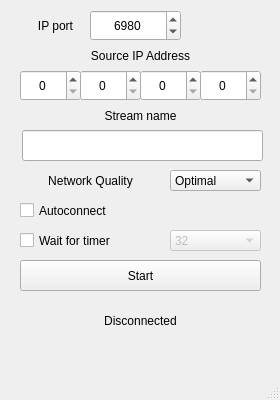
<?xml version="1.0" encoding="UTF-8"?>
<ui version="4.0">
 <class>vban_receptor</class>
 <widget class="QMainWindow" name="vban_receptor">
  <property name="geometry">
   <rect>
    <x>0</x>
    <y>0</y>
    <width>280</width>
    <height>400</height>
   </rect>
  </property>
  <property name="windowTitle">
   <string>vban_receptor</string>
  </property>
  <widget class="QWidget" name="centralwidget">
   <widget class="QLabel" name="label_3">
    <property name="geometry">
     <rect>
      <x>20</x>
      <y>40</y>
      <width>241</width>
      <height>31</height>
     </rect>
    </property>
    <property name="text">
     <string>Source IP Address</string>
    </property>
    <property name="alignment">
     <set>Qt::AlignCenter</set>
    </property>
   </widget>
   <widget class="QLineEdit" name="lineEdit">
    <property name="geometry">
     <rect>
      <x>22</x>
      <y>130</y>
      <width>241</width>
      <height>31</height>
     </rect>
    </property>
    <property name="text">
     <string/>
    </property>
    <property name="alignment">
     <set>Qt::AlignCenter</set>
    </property>
   </widget>
   <widget class="QSpinBox" name="spinBox_3">
    <property name="geometry">
     <rect>
      <x>80</x>
      <y>70</y>
      <width>61</width>
      <height>31</height>
     </rect>
    </property>
    <property name="alignment">
     <set>Qt::AlignCenter</set>
    </property>
    <property name="minimum">
     <number>0</number>
    </property>
    <property name="maximum">
     <number>255</number>
    </property>
    <property name="value">
     <number>0</number>
    </property>
   </widget>
   <widget class="QSpinBox" name="spinBox_4">
    <property name="geometry">
     <rect>
      <x>140</x>
      <y>70</y>
      <width>61</width>
      <height>31</height>
     </rect>
    </property>
    <property name="alignment">
     <set>Qt::AlignCenter</set>
    </property>
    <property name="minimum">
     <number>0</number>
    </property>
    <property name="maximum">
     <number>255</number>
    </property>
    <property name="value">
     <number>0</number>
    </property>
   </widget>
   <widget class="QSpinBox" name="spinBox_5">
    <property name="geometry">
     <rect>
      <x>200</x>
      <y>70</y>
      <width>61</width>
      <height>31</height>
     </rect>
    </property>
    <property name="alignment">
     <set>Qt::AlignCenter</set>
    </property>
    <property name="minimum">
     <number>0</number>
    </property>
    <property name="maximum">
     <number>255</number>
    </property>
    <property name="value">
     <number>0</number>
    </property>
   </widget>
   <widget class="QPushButton" name="pushButton">
    <property name="geometry">
     <rect>
      <x>20</x>
      <y>260</y>
      <width>241</width>
      <height>31</height>
     </rect>
    </property>
    <property name="text">
     <string>Start</string>
    </property>
   </widget>
   <widget class="QComboBox" name="comboBox_2">
    <property name="enabled">
     <bool>false</bool>
    </property>
    <property name="geometry">
     <rect>
      <x>170</x>
      <y>230</y>
      <width>91</width>
      <height>21</height>
     </rect>
    </property>
    <property name="editable">
     <bool>false</bool>
    </property>
    <property name="maxVisibleItems">
     <number>3</number>
    </property>
    <item>
     <property name="text">
      <string>32</string>
     </property>
    </item>
    <item>
     <property name="text">
      <string>64</string>
     </property>
    </item>
    <item>
     <property name="text">
      <string>128</string>
     </property>
    </item>
    <item>
     <property name="text">
      <string>256</string>
     </property>
    </item>
   </widget>
   <widget class="QCheckBox" name="checkBox">
    <property name="enabled">
     <bool>true</bool>
    </property>
    <property name="geometry">
     <rect>
      <x>20</x>
      <y>200</y>
      <width>191</width>
      <height>21</height>
     </rect>
    </property>
    <property name="text">
     <string>Autoconnect</string>
    </property>
   </widget>
   <widget class="QCheckBox" name="checkBox_2">
    <property name="geometry">
     <rect>
      <x>20</x>
      <y>230</y>
      <width>141</width>
      <height>21</height>
     </rect>
    </property>
    <property name="text">
     <string>Wait for timer</string>
    </property>
   </widget>
   <widget class="QSpinBox" name="spinBox_2">
    <property name="geometry">
     <rect>
      <x>20</x>
      <y>70</y>
      <width>61</width>
      <height>31</height>
     </rect>
    </property>
    <property name="alignment">
     <set>Qt::AlignCenter</set>
    </property>
    <property name="minimum">
     <number>0</number>
    </property>
    <property name="maximum">
     <number>255</number>
    </property>
    <property name="value">
     <number>0</number>
    </property>
   </widget>
   <widget class="QLabel" name="label_4">
    <property name="geometry">
     <rect>
      <x>20</x>
      <y>10</y>
      <width>71</width>
      <height>31</height>
     </rect>
    </property>
    <property name="text">
     <string>IP port</string>
    </property>
    <property name="alignment">
     <set>Qt::AlignCenter</set>
    </property>
   </widget>
   <widget class="QSpinBox" name="spinBox_6">
    <property name="geometry">
     <rect>
      <x>90</x>
      <y>10</y>
      <width>91</width>
      <height>31</height>
     </rect>
    </property>
    <property name="alignment">
     <set>Qt::AlignCenter</set>
    </property>
    <property name="minimum">
     <number>0</number>
    </property>
    <property name="maximum">
     <number>65535</number>
    </property>
    <property name="value">
     <number>6980</number>
    </property>
   </widget>
   <widget class="QLabel" name="label_5">
    <property name="geometry">
     <rect>
      <x>20</x>
      <y>100</y>
      <width>241</width>
      <height>31</height>
     </rect>
    </property>
    <property name="text">
     <string>Stream name</string>
    </property>
    <property name="alignment">
     <set>Qt::AlignCenter</set>
    </property>
   </widget>
   <widget class="QLabel" name="label_6">
    <property name="geometry">
     <rect>
      <x>20</x>
      <y>290</y>
      <width>241</width>
      <height>61</height>
     </rect>
    </property>
    <property name="text">
     <string>Disconnected</string>
    </property>
    <property name="alignment">
     <set>Qt::AlignCenter</set>
    </property>
   </widget>
   <widget class="QLabel" name="label_7">
    <property name="geometry">
     <rect>
      <x>20</x>
      <y>170</y>
      <width>141</width>
      <height>21</height>
     </rect>
    </property>
    <property name="text">
     <string>Network Quality</string>
    </property>
    <property name="alignment">
     <set>Qt::AlignCenter</set>
    </property>
   </widget>
   <widget class="QComboBox" name="comboBox">
    <property name="enabled">
     <bool>true</bool>
    </property>
    <property name="geometry">
     <rect>
      <x>170</x>
      <y>170</y>
      <width>91</width>
      <height>21</height>
     </rect>
    </property>
    <property name="editable">
     <bool>false</bool>
    </property>
    <property name="maxVisibleItems">
     <number>3</number>
    </property>
    <item>
     <property name="text">
      <string>Optimal</string>
     </property>
    </item>
    <item>
     <property name="text">
      <string>Fast</string>
     </property>
    </item>
    <item>
     <property name="text">
      <string>Normal</string>
     </property>
    </item>
    <item>
     <property name="text">
      <string>Slow</string>
     </property>
    </item>
    <item>
     <property name="text">
      <string>Very slow</string>
     </property>
    </item>
   </widget>
  </widget>
  <widget class="QMenuBar" name="menubar">
   <property name="geometry">
    <rect>
     <x>0</x>
     <y>0</y>
     <width>280</width>
     <height>24</height>
    </rect>
   </property>
  </widget>
  <widget class="QStatusBar" name="statusbar"/>
 </widget>
 <resources/>
 <connections/>
</ui>
